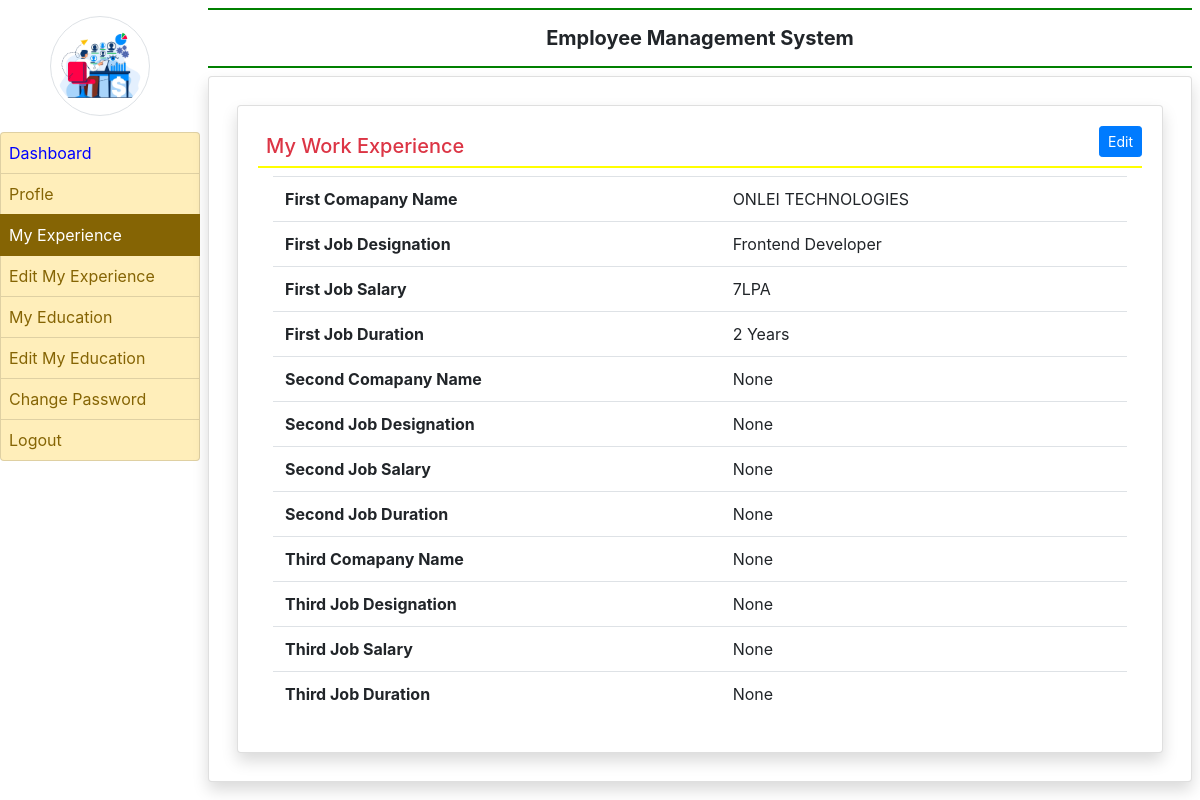
The page /myexperience/ (signed in) on the database its author committed.
### app/models.py (models this page shows, shortened)
class EmployeeExperience(models.Model):
    user = models.ForeignKey(User,on_delete=models.CASCADE)
    company1name = models.CharField(max_length=100,null=True)
    company1desig = models.CharField(max_length=100,null=True)
    company1salary = models.CharField(max_length=100,null=True)
    company1duration = models.CharField(max_length=100,null=True)
    company2name = models.CharField(max_length=100,null=True)
    company2desig = models.CharField(max_length=100,null=True)
    company2salary = models.CharField(max_length=100,null=True)
    company2duration = models.CharField(max_length=100,null=True)
    company3name = models.CharField(max_length=100,null=True)
    company3desig = models.CharField(max_length=100,null=True)
    company3salary = models.CharField(max_length=100,null=True)
    company3duration = models.CharField(max_length=100,null=True)

### app/views.py (the view)
# urls.py: path('myexperience/',myexperience, name='myexperience'),
def myexperience(request):
    if not request.user.is_authenticated:
        return redirect('emp_login')
    user = request.user
    experience = EmployeeExperience.objects.get(user=user)
    return render(request, 'myexperience.html',locals())

### app/templates/myexperience.html
{% extends "emp_base.html" %}
{% block main %}
<div class="card shadow m-2">
    <div class="card-body">
        <a href="{% url 'edit_myexperience' %}" class="btn btn-primary float-right btn-sm">Edit</a>
        <h5 class="p-2 text-danger" style="border-bottom : 2px solid yellow">My Work Experience</h5>
        <div class="container-fluid">
            <table class="table table-border">
                <tr>
                    <th>First Comapany Name</th>
                    <td>{{experience.company1name}}</td>
                </tr>
                <tr>
                    <th>First Job Designation</th>
                    <td>{{experience.company1desig}}</td>
                </tr>
                <tr>
                    <th>First Job Salary</th>
                    <td>{{experience.company1salary}}</td>
                </tr>
                <tr>
                    <th>First Job Duration</th>
                    <td>{{experience.company1duration}}</td>
                </tr>
                <tr>
                    <th>Second Comapany Name</th>
                    <td>{{experience.company2name}}</td>
                </tr>
                <tr>
                    <th>Second Job Designation</th>
                    <td>{{experience.company2desig}}</td>
                </tr>
                <tr>
                    <th>Second Job Salary</th>
                    <td>{{experience.company2salary}}</td>
                </tr>
                <tr>
                    <th>Second Job Duration</th>
                    <td>{{experience.company2duration}}</td>
                </tr>
                <tr>
                    <th>Third Comapany Name</th>
                    <td>{{experience.company3name}}</td>
                </tr>
                <tr>
                    <th>Third Job Designation</th>
                    <td>{{experience.company3desig}}</td>
                </tr>
                <tr>
                    <th>Third Job Salary</th>
                    <td>{{experience.company3salary}}</td>
                </tr>
                <tr>
                    <th>Third Job Duration</th>
                    <td>{{experience.company3duration}}</td>
                </tr>
            </table>
        </div>
    </div>
</div>
{% endblock %}

### rows shown on the page
EmployeeExperience: company1name "ONLEI TECHNOLOGIES", company1desig "Frontend Developer", company1salary "7LPA", company1duration "2 Years", company2name "None", company2desig "None", company2salary "None", company2duration "None", company3name "None", company3desig "None", company3salary "None", company3duration "None"
